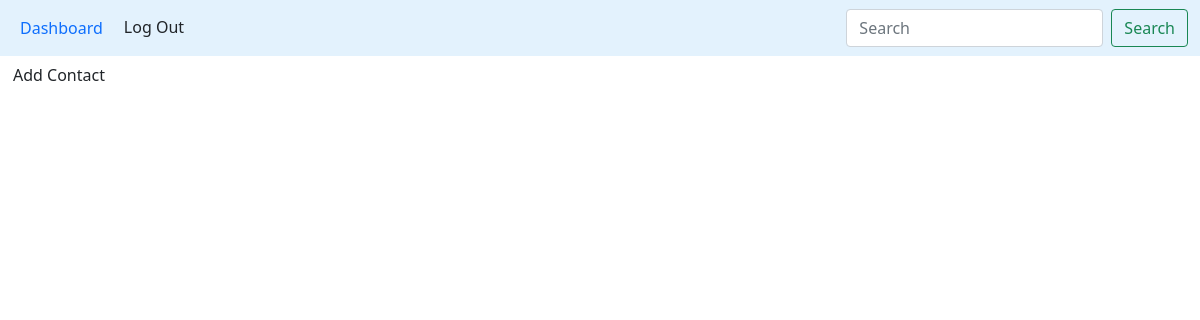
The page /contacts/ (signed in) on the database as committed earlier.
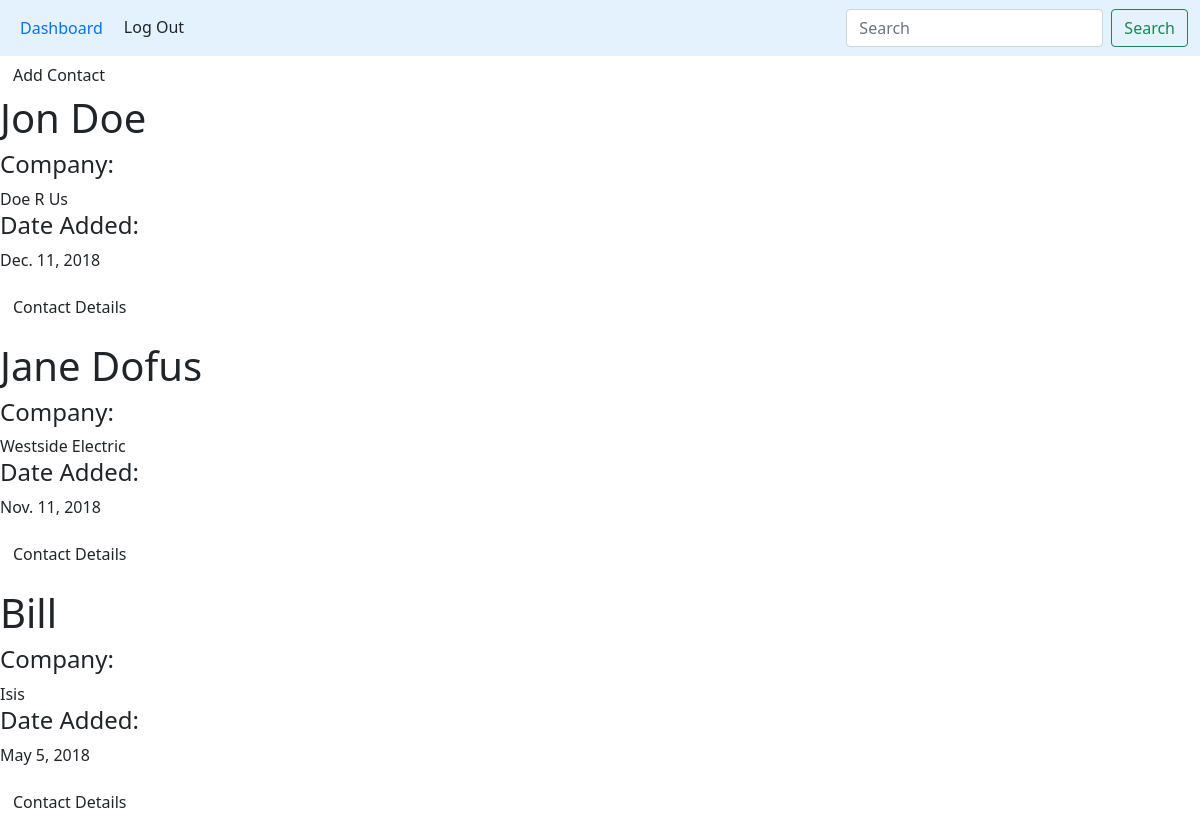
The same page on the database as committed later.
### djoba/models/contact.py (models this page shows, shortened)
class Contact(models.Model):
	user = models.ForeignKey(User,on_delete=models.CASCADE)
	name = models.CharField(max_length=80)
	email = models.CharField(max_length=150)
	phone = models.CharField(max_length=20)
	company_name = models.CharField(max_length=80)
	title =	models.CharField(max_length=50)
	date_added = models.DateField(auto_now=False, auto_now_add=False)
	description = models.TextField()

### djoba/views/get_contacts.py (the view)
# urls.py: path('contacts/', views.get_contacts, name='contacts'),
def get_contacts(request):
	contacts = Contact.objects.filter(user=request.user.id)
	template = 'djoba/contacts.html'
	return render(request, template, {'contacts': contacts})

### djoba/templates/djoba/contacts.html
{%  extends 'djoba/index.html' %}
{% load staticfiles %}
{% block content %}
{% include 'djoba/nav.html' with nav_location=view.location %}
<div>
	<form method='get' action='/new_contact'>
		<button class='btn'type='submit' value='Add Contact'>Add Contact</button>
	</form>
</div>
{% for contact in contacts %}
<div class='centered'>
		<h1>{{contact.name}}</h1>
		<h4>Company:</h4>{{contact.company_name}}
		<h4>Date Added:</h4>{{contact.date_added}}
		<p>
			<form method='get' action="{% url 'contact_details' pk=contact.id %}">
				<button class='btn'type='submit' value='Contact Details'>Contact Details</button>
			</form>
		</p>
</div>
{% endfor %}
{% endblock content %}

Rows that differ between the two databases and show on the page:
added Contact: name "Jon Doe", company_name "Doe R Us", date_added "Dec. 11, 2018"
added Contact: name "Jane Dofus", company_name "Westside Electric", date_added "Nov. 11, 2018"
added Contact: name "Bill", company_name "Isis", date_added "May 5, 2018"
